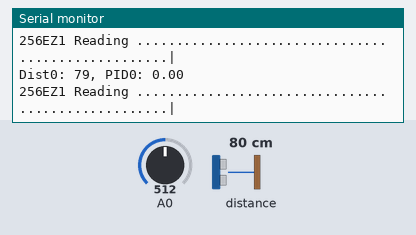
Simulated run of this sketch. Board: Arduino Uno, built with avr-gcc and run on an emulated ATmega328P. On the bench: the last lines printed to the serial monitor. Wiring (inferred from the names in the program): LIDAR-Lite range finder at I2C address 0x62. The inputs (shaded band) are chosen by the test bench; at power-on: A0 = 512, distance to the obstacle 80 cm.

Above: at 4.3 s.
4.4 s: A0 set to 529
At 4.69 s:
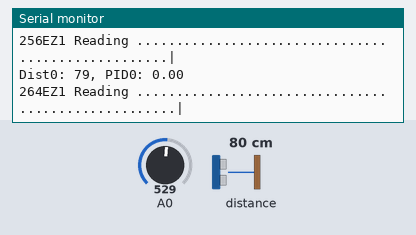
7.4 s: A0 set to 390
At 7.41 s:
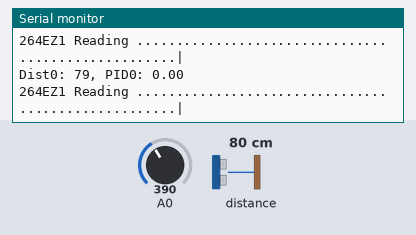
10.4 s: A0 set to 418
At 10.55 s:
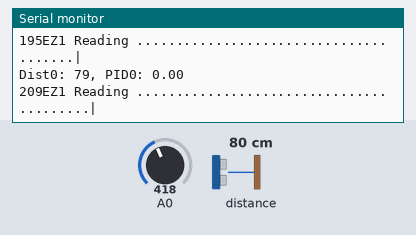
Timing chart, 0 to 13.4 s (numbered marks = the images above; inputs shaded):
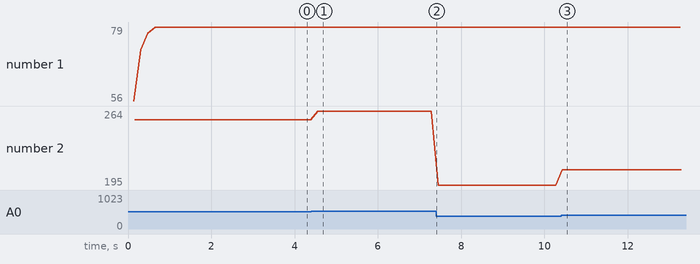

The sketch:

LidarDistTrail.ino
```cpp
#include <Wire.h>
#include <PID_v1.h>
#define    LIDARLite_ADDRESS   0x62          // Default I2C Address of LIDAR-Lite.
#define    RegisterMeasure     0x00          // Register to write to initiate ranging.
#define    MeasureValue        0x04          // Value to initiate ranging.
#define    RegisterHighLowB    0x8f          // Register to get both High and Low bytes in 1 call.


int l_0;
int l_1;
int dist;
double Output;

void setup() {


  Serial.begin(9600); //Opens serial connection at 9600bps.
  Wire.begin(); // Opens & joins the irc bus as master
  delay(100); // Waits to make sure everything is powered up before sending or receiving data


}

void loop() {

      Wire.beginTransmission((int)LIDARLite_ADDRESS); // transmit to LIDAR-Lite
      Wire.write((int)RegisterMeasure); // sets register pointer to  (0x00)
      Wire.write((int)MeasureValue); // sets register pointer to  (0x00)
      Wire.endTransmission(); // stop transmitting

      delay(20); // Wait 20ms for transmit

      Wire.beginTransmission((int)LIDARLite_ADDRESS); // transmit to LIDAR-Lite
      Wire.write((int)RegisterHighLowB); // sets register pointer to (0x8f)
      Wire.endTransmission(); // stop transmitting

      delay(20); // Wait 20ms for transmit

      Wire.requestFrom((int)LIDARLite_ADDRESS, 2); // request 2 bytes from LIDAR-Lite

      if (2 <= Wire.available()) // if two bytes were received
      {
        dist = Wire.read(); // receive high byte (overwrites previous reading)
        dist = dist << 8; // shift high byte to be high 8 bits
        dist |= Wire.read(); // receive low byte as lower 8 bits
      }

          if (dist < 0 || dist > 400) {
            dist = l_0;
          }
          dist = 0.7 * dist + 0.3 * l_0;
          l_0 = dist;

        Serial.print("Dist0: ");
        Serial.print(dist);
        Serial.print(", PID0: ");
        Serial.println(Output);
        int sensor, inches, x;

  // read the analog output of the EZ1 from analog input 0
  sensor = analogRead(0);

  // convert the sensor reading to inches
  inches = sensor / 2; //512 = 254 inches,

  // print out the decimal result
  Serial.print(inches,DEC);

  // print out a graphic representation of the result
  Serial.print("EZ1 Reading ");
  for (x=0;x<(inches/5);x++)
  {
    Serial.print(".");
  }
  Serial.println("|");

  // pause before taking the next reading
  delay(100);
}
```

Measured:
- after the input at 4.4 s, the serial monitor: prints a new line after 0.16 s (image 1)
- after the input at 10.4 s, the serial monitor: prints a new line at once (image 3)
- plotted number 2: 256 → 264 after the input at 4.4 s, 264 → 195 after the input at 7.4 s, 195 → 209 after the input at 10.4 s
